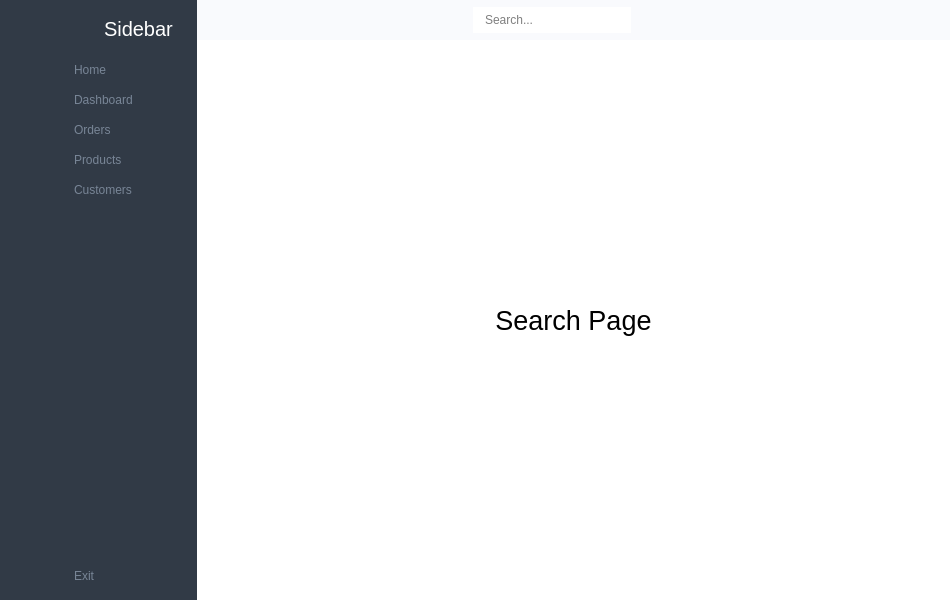
<?xml version="1.0" encoding="UTF-8"?>
<ui version="4.0">
 <class>MainWindow</class>
 <widget class="QMainWindow" name="MainWindow">
  <property name="geometry">
   <rect>
    <x>0</x>
    <y>0</y>
    <width>950</width>
    <height>600</height>
   </rect>
  </property>
  <property name="windowTitle">
   <string>MainWindow</string>
  </property>
  <property name="styleSheet">
   <string notr="true">/*= Style for mainwindow START
  ==================================================== */
	#MainWindow {
		background-color: #fff;
	}
/*= END
  ==================================================== */

/*= Style for button to change menu style START
  ==================================================== */
	#change_btn {
		padding: 5px;
		border: none;
		width: 30px;
		height: 30px;
	}
/*= END
  ==================================================== */

/*= Style for header widget START
  ==================================================== */
	#widget {
		background-color: #f9fafd;
	}
/*= END
  ==================================================== */

/*= Style for menu with icon only START
  ==================================================== */
  	/* style for widget */
	#icon_only_widget {
		background-color: #313a46;
		width:50px;
	}

    /* style for QPushButton and QLabel */
	#icon_only_widget QPushButton, QLabel {
		height:50px;
		border:none;
		/* border-bottom: 1px solid #b0b0b0; */
	}

	#icon_only_widget QPushButton:hover {
		background-color: rgba( 86, 101, 115, 0.5);
	}

	/* style for logo image */
	#logo_label_1 {
		padding: 5px
	}
/*= END
  ==================================================== */

/*= Style for menu with icon and text START
  ==================================================== */
	/* style for widget */
	#full_menu_widget {
		background-color: #313a46;
	}

	/* style for QPushButton */
	#full_menu_widget QPushButton {
		border:none;
		border-radius: 3px;
		text-align: left;
		padding: 8px 0 8px 15px;
		color: #788596;
	}

	#full_menu_widget QPushButton:hover {
		background-color: rgba( 86, 101, 115, 0.5);
	}

	#full_menu_widget QPushButton:checked {
		color: #fff;
	}

	/* style for logo image */
	#logo_label_2 {
		padding: 5px;
		color: #fff;
	}

	/* style for APP title */
	#logo_label_3 {
		padding-right: 10px;
		color: #fff;
	}
/*= END
  ==================================================== */

/*= Style for search button START
  ==================================================== */
	#search_btn {
		border: none;
	}
/*= END
  ==================================================== */

/*= Style for search input START
  ==================================================== */
	#search_input {
		border: none;
		padding: 5px 10px;
	}

	#search_input:focus {
		background-color: #70B9FE;
	}
/*= END
  ==================================================== */

/*= Style for user information button START
  ==================================================== */
	#user_btn {
		border: none;
	}
/*= END
  ==================================================== */</string>
  </property>
  <widget class="QWidget" name="centralwidget">
   <layout class="QGridLayout" name="gridLayout">
    <property name="leftMargin">
     <number>0</number>
    </property>
    <property name="topMargin">
     <number>0</number>
    </property>
    <property name="rightMargin">
     <number>0</number>
    </property>
    <property name="bottomMargin">
     <number>0</number>
    </property>
    <property name="spacing">
     <number>0</number>
    </property>
    <item row="0" column="0">
     <widget class="QWidget" name="icon_only_widget" native="true">
      <layout class="QVBoxLayout" name="verticalLayout_3">
       <property name="spacing">
        <number>0</number>
       </property>
       <property name="leftMargin">
        <number>0</number>
       </property>
       <property name="topMargin">
        <number>0</number>
       </property>
       <property name="rightMargin">
        <number>0</number>
       </property>
       <property name="bottomMargin">
        <number>0</number>
       </property>
       <item>
        <layout class="QHBoxLayout" name="horizontalLayout_3">
         <item>
          <widget class="QLabel" name="logo_label_1">
           <property name="minimumSize">
            <size>
             <width>50</width>
             <height>50</height>
            </size>
           </property>
           <property name="maximumSize">
            <size>
             <width>50</width>
             <height>50</height>
            </size>
           </property>
           <property name="text">
            <string/>
           </property>
           <property name="pixmap">
            <pixmap resource="resource.qrc">:/icon/icon/Logo.png</pixmap>
           </property>
           <property name="scaledContents">
            <bool>true</bool>
           </property>
          </widget>
         </item>
        </layout>
       </item>
       <item>
        <layout class="QVBoxLayout" name="verticalLayout">
         <property name="spacing">
          <number>0</number>
         </property>
         <item>
          <widget class="QPushButton" name="home_btn_2">
           <property name="text">
            <string/>
           </property>
           <property name="icon">
            <iconset resource="resource.qrc">
             <normaloff>:/icon/icon/home-4-32.ico</normaloff>
             <normalon>:/icon/icon/home-4-48.ico</normalon>:/icon/icon/home-4-32.ico</iconset>
           </property>
           <property name="iconSize">
            <size>
             <width>20</width>
             <height>20</height>
            </size>
           </property>
           <property name="checkable">
            <bool>true</bool>
           </property>
           <property name="autoExclusive">
            <bool>true</bool>
           </property>
          </widget>
         </item>
         <item>
          <widget class="QPushButton" name="dashborad_btn_2">
           <property name="text">
            <string/>
           </property>
           <property name="icon">
            <iconset resource="resource.qrc">
             <normaloff>:/icon/icon/dashboard-5-32.ico</normaloff>
             <normalon>:/icon/icon/dashboard-5-48.ico</normalon>:/icon/icon/dashboard-5-32.ico</iconset>
           </property>
           <property name="iconSize">
            <size>
             <width>20</width>
             <height>20</height>
            </size>
           </property>
           <property name="checkable">
            <bool>true</bool>
           </property>
           <property name="autoExclusive">
            <bool>true</bool>
           </property>
          </widget>
         </item>
         <item>
          <widget class="QPushButton" name="orders_btn_1">
           <property name="text">
            <string/>
           </property>
           <property name="icon">
            <iconset resource="resource.qrc">
             <normaloff>:/icon/icon/activity-feed-32.ico</normaloff>
             <normalon>:/icon/icon/activity-feed-48.ico</normalon>:/icon/icon/activity-feed-32.ico</iconset>
           </property>
           <property name="iconSize">
            <size>
             <width>20</width>
             <height>20</height>
            </size>
           </property>
           <property name="checkable">
            <bool>true</bool>
           </property>
           <property name="autoExclusive">
            <bool>true</bool>
           </property>
          </widget>
         </item>
         <item>
          <widget class="QPushButton" name="products_btn_1">
           <property name="text">
            <string/>
           </property>
           <property name="icon">
            <iconset resource="resource.qrc">
             <normaloff>:/icon/icon/product-32.ico</normaloff>
             <normalon>:/icon/icon/product-48.ico</normalon>:/icon/icon/product-32.ico</iconset>
           </property>
           <property name="iconSize">
            <size>
             <width>20</width>
             <height>20</height>
            </size>
           </property>
           <property name="checkable">
            <bool>true</bool>
           </property>
           <property name="autoExclusive">
            <bool>true</bool>
           </property>
          </widget>
         </item>
         <item>
          <widget class="QPushButton" name="client_btn_2">
           <property name="text">
            <string/>
           </property>
           <property name="icon">
            <iconset resource="resource.qrc">
             <normaloff>:/icon/icon/group-32.ico</normaloff>
             <normalon>:/icon/icon/group-48.ico</normalon>:/icon/icon/group-32.ico</iconset>
           </property>
           <property name="iconSize">
            <size>
             <width>20</width>
             <height>20</height>
            </size>
           </property>
           <property name="checkable">
            <bool>true</bool>
           </property>
           <property name="autoExclusive">
            <bool>true</bool>
           </property>
          </widget>
         </item>
        </layout>
       </item>
       <item>
        <spacer name="verticalSpacer">
         <property name="orientation">
          <enum>Qt::Vertical</enum>
         </property>
         <property name="sizeHint" stdset="0">
          <size>
           <width>20</width>
           <height>375</height>
          </size>
         </property>
        </spacer>
       </item>
       <item>
        <widget class="QPushButton" name="exit_btn_2">
         <property name="text">
          <string/>
         </property>
         <property name="icon">
          <iconset resource="resource.qrc">
           <normaloff>:/icon/icon/close-window-64.ico</normaloff>:/icon/icon/close-window-64.ico</iconset>
         </property>
         <property name="iconSize">
          <size>
           <width>20</width>
           <height>20</height>
          </size>
         </property>
        </widget>
       </item>
      </layout>
     </widget>
    </item>
    <item row="0" column="1">
     <widget class="QWidget" name="full_menu_widget" native="true">
      <layout class="QVBoxLayout" name="verticalLayout_4">
       <item>
        <layout class="QHBoxLayout" name="horizontalLayout_2">
         <property name="spacing">
          <number>0</number>
         </property>
         <item>
          <widget class="QLabel" name="main_logo">
           <property name="minimumSize">
            <size>
             <width>40</width>
             <height>40</height>
            </size>
           </property>
           <property name="maximumSize">
            <size>
             <width>40</width>
             <height>40</height>
            </size>
           </property>
           <property name="text">
            <string/>
           </property>
           <property name="pixmap">
            <pixmap resource="resource.qrc">:/icon/icon/Logo.png</pixmap>
           </property>
           <property name="scaledContents">
            <bool>true</bool>
           </property>
          </widget>
         </item>
         <item>
          <widget class="QLabel" name="logo_label_3">
           <property name="font">
            <font>
             <pointsize>15</pointsize>
            </font>
           </property>
           <property name="text">
            <string>Sidebar</string>
           </property>
          </widget>
         </item>
        </layout>
       </item>
       <item>
        <layout class="QVBoxLayout" name="verticalLayout_2">
         <property name="spacing">
          <number>0</number>
         </property>
         <item>
          <widget class="QPushButton" name="home_Btn">
           <property name="text">
            <string>Home</string>
           </property>
           <property name="icon">
            <iconset resource="resource.qrc">
             <normaloff>:/icon/icon/home-4-32.ico</normaloff>
             <normalon>:/icon/icon/home-4-48.ico</normalon>:/icon/icon/home-4-32.ico</iconset>
           </property>
           <property name="iconSize">
            <size>
             <width>14</width>
             <height>14</height>
            </size>
           </property>
           <property name="checkable">
            <bool>true</bool>
           </property>
           <property name="autoExclusive">
            <bool>true</bool>
           </property>
          </widget>
         </item>
         <item>
          <widget class="QPushButton" name="dashborad_btn">
           <property name="text">
            <string>Dashboard</string>
           </property>
           <property name="icon">
            <iconset resource="resource.qrc">
             <normaloff>:/icon/icon/dashboard-5-32.ico</normaloff>
             <normalon>:/icon/icon/dashboard-5-48.ico</normalon>:/icon/icon/dashboard-5-32.ico</iconset>
           </property>
           <property name="iconSize">
            <size>
             <width>14</width>
             <height>14</height>
            </size>
           </property>
           <property name="checkable">
            <bool>true</bool>
           </property>
           <property name="autoExclusive">
            <bool>true</bool>
           </property>
          </widget>
         </item>
         <item>
          <widget class="QPushButton" name="orders_btn_2">
           <property name="text">
            <string>Orders</string>
           </property>
           <property name="icon">
            <iconset resource="resource.qrc">
             <normaloff>:/icon/icon/activity-feed-32.ico</normaloff>
             <normalon>:/icon/icon/activity-feed-48.ico</normalon>:/icon/icon/activity-feed-32.ico</iconset>
           </property>
           <property name="iconSize">
            <size>
             <width>14</width>
             <height>14</height>
            </size>
           </property>
           <property name="checkable">
            <bool>true</bool>
           </property>
           <property name="autoExclusive">
            <bool>true</bool>
           </property>
          </widget>
         </item>
         <item>
          <widget class="QPushButton" name="products_btn_2">
           <property name="text">
            <string>Products</string>
           </property>
           <property name="icon">
            <iconset resource="resource.qrc">
             <normaloff>:/icon/icon/product-32.ico</normaloff>
             <normalon>:/icon/icon/product-48.ico</normalon>:/icon/icon/product-32.ico</iconset>
           </property>
           <property name="iconSize">
            <size>
             <width>14</width>
             <height>14</height>
            </size>
           </property>
           <property name="checkable">
            <bool>true</bool>
           </property>
           <property name="autoExclusive">
            <bool>true</bool>
           </property>
          </widget>
         </item>
         <item>
          <widget class="QPushButton" name="client_btn">
           <property name="text">
            <string>Customers</string>
           </property>
           <property name="icon">
            <iconset resource="resource.qrc">
             <normaloff>:/icon/icon/group-32.ico</normaloff>
             <normalon>:/icon/icon/group-48.ico</normalon>:/icon/icon/group-32.ico</iconset>
           </property>
           <property name="iconSize">
            <size>
             <width>14</width>
             <height>14</height>
            </size>
           </property>
           <property name="checkable">
            <bool>true</bool>
           </property>
           <property name="autoExclusive">
            <bool>true</bool>
           </property>
          </widget>
         </item>
        </layout>
       </item>
       <item>
        <spacer name="verticalSpacer_2">
         <property name="orientation">
          <enum>Qt::Vertical</enum>
         </property>
         <property name="sizeHint" stdset="0">
          <size>
           <width>20</width>
           <height>373</height>
          </size>
         </property>
        </spacer>
       </item>
       <item>
        <widget class="QPushButton" name="exit_btn">
         <property name="text">
          <string>Exit</string>
         </property>
         <property name="icon">
          <iconset resource="resource.qrc">
           <normaloff>:/icon/icon/close-window-64.ico</normaloff>:/icon/icon/close-window-64.ico</iconset>
         </property>
         <property name="iconSize">
          <size>
           <width>14</width>
           <height>14</height>
          </size>
         </property>
        </widget>
       </item>
      </layout>
     </widget>
    </item>
    <item row="0" column="2">
     <widget class="QWidget" name="widget_3" native="true">
      <layout class="QVBoxLayout" name="verticalLayout_5">
       <property name="spacing">
        <number>0</number>
       </property>
       <property name="leftMargin">
        <number>0</number>
       </property>
       <property name="topMargin">
        <number>0</number>
       </property>
       <property name="rightMargin">
        <number>0</number>
       </property>
       <property name="bottomMargin">
        <number>0</number>
       </property>
       <item>
        <widget class="QWidget" name="widget" native="true">
         <property name="minimumSize">
          <size>
           <width>0</width>
           <height>40</height>
          </size>
         </property>
         <layout class="QHBoxLayout" name="horizontalLayout_4">
          <property name="spacing">
           <number>0</number>
          </property>
          <property name="leftMargin">
           <number>0</number>
          </property>
          <property name="topMargin">
           <number>0</number>
          </property>
          <property name="rightMargin">
           <number>9</number>
          </property>
          <property name="bottomMargin">
           <number>0</number>
          </property>
          <item>
           <widget class="QPushButton" name="change_btn">
            <property name="text">
             <string/>
            </property>
            <property name="icon">
             <iconset resource="resource.qrc">
              <normaloff>:/icon/icon/menu-4-32.ico</normaloff>:/icon/icon/menu-4-32.ico</iconset>
            </property>
            <property name="iconSize">
             <size>
              <width>14</width>
              <height>14</height>
             </size>
            </property>
            <property name="checkable">
             <bool>true</bool>
            </property>
           </widget>
          </item>
          <item>
           <spacer name="horizontalSpacer">
            <property name="orientation">
             <enum>Qt::Horizontal</enum>
            </property>
            <property name="sizeHint" stdset="0">
             <size>
              <width>236</width>
              <height>20</height>
             </size>
            </property>
           </spacer>
          </item>
          <item>
           <layout class="QHBoxLayout" name="horizontalLayout">
            <property name="spacing">
             <number>10</number>
            </property>
            <item>
             <widget class="QLineEdit" name="search_input">
              <property name="placeholderText">
               <string>Search...</string>
              </property>
             </widget>
            </item>
            <item>
             <widget class="QPushButton" name="search_btn">
              <property name="text">
               <string/>
              </property>
              <property name="icon">
               <iconset resource="resource.qrc">
                <normaloff>:/icon/icon/search-13-48.ico</normaloff>:/icon/icon/search-13-48.ico</iconset>
              </property>
             </widget>
            </item>
           </layout>
          </item>
          <item>
           <spacer name="horizontalSpacer_2">
            <property name="orientation">
             <enum>Qt::Horizontal</enum>
            </property>
            <property name="sizeHint" stdset="0">
             <size>
              <width>236</width>
              <height>20</height>
             </size>
            </property>
           </spacer>
          </item>
          <item>
           <widget class="QPushButton" name="user_btn">
            <property name="text">
             <string/>
            </property>
            <property name="icon">
             <iconset resource="resource.qrc">
              <normaloff>:/icon/icon/user-48.ico</normaloff>:/icon/icon/user-48.ico</iconset>
            </property>
           </widget>
          </item>
         </layout>
        </widget>
       </item>
       <item>
        <widget class="QStackedWidget" name="stackedWidget">
         <property name="currentIndex">
          <number>5</number>
         </property>
         <widget class="QWidget" name="page">
          <layout class="QGridLayout" name="gridLayout_2">
           <item row="0" column="0">
            <widget class="QLabel" name="label_4">
             <property name="font">
              <font>
               <pointsize>20</pointsize>
              </font>
             </property>
             <property name="text">
              <string>Home Page</string>
             </property>
             <property name="alignment">
              <set>Qt::AlignCenter</set>
             </property>
            </widget>
           </item>
          </layout>
         </widget>
         <widget class="QWidget" name="page_2">
          <layout class="QGridLayout" name="gridLayout_3">
           <item row="0" column="0">
            <widget class="QLabel" name="label_5">
             <property name="font">
              <font>
               <pointsize>20</pointsize>
              </font>
             </property>
             <property name="text">
              <string>Dashboard Page</string>
             </property>
             <property name="alignment">
              <set>Qt::AlignCenter</set>
             </property>
            </widget>
           </item>
          </layout>
         </widget>
         <widget class="QWidget" name="page_3">
          <layout class="QGridLayout" name="gridLayout_4">
           <item row="0" column="0">
            <widget class="QLabel" name="label_6">
             <property name="font">
              <font>
               <pointsize>20</pointsize>
              </font>
             </property>
             <property name="text">
              <string>Orders Page</string>
             </property>
             <property name="alignment">
              <set>Qt::AlignCenter</set>
             </property>
            </widget>
           </item>
          </layout>
         </widget>
         <widget class="QWidget" name="page_4">
          <layout class="QGridLayout" name="gridLayout_5">
           <item row="0" column="0">
            <widget class="QLabel" name="label_7">
             <property name="font">
              <font>
               <pointsize>20</pointsize>
              </font>
             </property>
             <property name="text">
              <string>Product Page</string>
             </property>
             <property name="alignment">
              <set>Qt::AlignCenter</set>
             </property>
            </widget>
           </item>
          </layout>
         </widget>
         <widget class="QWidget" name="page_5">
          <layout class="QGridLayout" name="gridLayout_6">
           <item row="0" column="0">
            <widget class="QLabel" name="label_8">
             <property name="font">
              <font>
               <pointsize>20</pointsize>
              </font>
             </property>
             <property name="text">
              <string>Customers Page</string>
             </property>
             <property name="alignment">
              <set>Qt::AlignCenter</set>
             </property>
            </widget>
           </item>
          </layout>
         </widget>
         <widget class="QWidget" name="page_6">
          <layout class="QGridLayout" name="gridLayout_7">
           <item row="0" column="0">
            <widget class="QLabel" name="label_9">
             <property name="font">
              <font>
               <pointsize>20</pointsize>
              </font>
             </property>
             <property name="text">
              <string>Search Page</string>
             </property>
             <property name="alignment">
              <set>Qt::AlignCenter</set>
             </property>
            </widget>
           </item>
          </layout>
         </widget>
         <widget class="QWidget" name="page_7">
          <layout class="QGridLayout" name="gridLayout_8">
           <item row="0" column="0">
            <widget class="QLabel" name="label_10">
             <property name="font">
              <font>
               <pointsize>20</pointsize>
              </font>
             </property>
             <property name="text">
              <string>User Page</string>
             </property>
             <property name="alignment">
              <set>Qt::AlignCenter</set>
             </property>
            </widget>
           </item>
          </layout>
         </widget>
        </widget>
       </item>
      </layout>
     </widget>
    </item>
   </layout>
  </widget>
 </widget>
 <resources>
  <include location="resource.qrc"/>
  <include location="resource.qrc"/>
 </resources>
 <connections>
  <connection>
   <sender>change_btn</sender>
   <signal>toggled(bool)</signal>
   <receiver>icon_only_widget</receiver>
   <slot>setVisible(bool)</slot>
   <hints>
    <hint type="sourcelabel">
     <x>197</x>
     <y>23</y>
    </hint>
    <hint type="destinationlabel">
     <x>50</x>
     <y>362</y>
    </hint>
   </hints>
  </connection>
  <connection>
   <sender>change_btn</sender>
   <signal>toggled(bool)</signal>
   <receiver>full_menu_widget</receiver>
   <slot>setHidden(bool)</slot>
   <hints>
    <hint type="sourcelabel">
     <x>188</x>
     <y>25</y>
    </hint>
    <hint type="destinationlabel">
     <x>173</x>
     <y>257</y>
    </hint>
   </hints>
  </connection>
  <connection>
   <sender>home_btn_2</sender>
   <signal>toggled(bool)</signal>
   <receiver>home_Btn</receiver>
   <slot>setChecked(bool)</slot>
   <hints>
    <hint type="sourcelabel">
     <x>27</x>
     <y>69</y>
    </hint>
    <hint type="destinationlabel">
     <x>72</x>
     <y>76</y>
    </hint>
   </hints>
  </connection>
  <connection>
   <sender>dashborad_btn_2</sender>
   <signal>toggled(bool)</signal>
   <receiver>dashborad_btn</receiver>
   <slot>setChecked(bool)</slot>
   <hints>
    <hint type="sourcelabel">
     <x>33</x>
     <y>100</y>
    </hint>
    <hint type="destinationlabel">
     <x>67</x>
     <y>99</y>
    </hint>
   </hints>
  </connection>
  <connection>
   <sender>orders_btn_1</sender>
   <signal>toggled(bool)</signal>
   <receiver>orders_btn_2</receiver>
   <slot>setChecked(bool)</slot>
   <hints>
    <hint type="sourcelabel">
     <x>33</x>
     <y>123</y>
    </hint>
    <hint type="destinationlabel">
     <x>69</x>
     <y>125</y>
    </hint>
   </hints>
  </connection>
  <connection>
   <sender>products_btn_1</sender>
   <signal>toggled(bool)</signal>
   <receiver>products_btn_2</receiver>
   <slot>setChecked(bool)</slot>
   <hints>
    <hint type="sourcelabel">
     <x>24</x>
     <y>148</y>
    </hint>
    <hint type="destinationlabel">
     <x>72</x>
     <y>148</y>
    </hint>
   </hints>
  </connection>
  <connection>
   <sender>client_btn_2</sender>
   <signal>toggled(bool)</signal>
   <receiver>client_btn</receiver>
   <slot>setChecked(bool)</slot>
   <hints>
    <hint type="sourcelabel">
     <x>33</x>
     <y>177</y>
    </hint>
    <hint type="destinationlabel">
     <x>67</x>
     <y>172</y>
    </hint>
   </hints>
  </connection>
  <connection>
   <sender>home_Btn</sender>
   <signal>toggled(bool)</signal>
   <receiver>home_btn_2</receiver>
   <slot>setChecked(bool)</slot>
   <hints>
    <hint type="sourcelabel">
     <x>70</x>
     <y>63</y>
    </hint>
    <hint type="destinationlabel">
     <x>41</x>
     <y>60</y>
    </hint>
   </hints>
  </connection>
  <connection>
   <sender>dashborad_btn</sender>
   <signal>toggled(bool)</signal>
   <receiver>dashborad_btn_2</receiver>
   <slot>setChecked(bool)</slot>
   <hints>
    <hint type="sourcelabel">
     <x>160</x>
     <y>99</y>
    </hint>
    <hint type="destinationlabel">
     <x>26</x>
     <y>90</y>
    </hint>
   </hints>
  </connection>
  <connection>
   <sender>orders_btn_2</sender>
   <signal>toggled(bool)</signal>
   <receiver>orders_btn_1</receiver>
   <slot>setChecked(bool)</slot>
   <hints>
    <hint type="sourcelabel">
     <x>143</x>
     <y>112</y>
    </hint>
    <hint type="destinationlabel">
     <x>39</x>
     <y>114</y>
    </hint>
   </hints>
  </connection>
  <connection>
   <sender>products_btn_2</sender>
   <signal>toggled(bool)</signal>
   <receiver>products_btn_1</receiver>
   <slot>setChecked(bool)</slot>
   <hints>
    <hint type="sourcelabel">
     <x>162</x>
     <y>142</y>
    </hint>
    <hint type="destinationlabel">
     <x>43</x>
     <y>144</y>
    </hint>
   </hints>
  </connection>
  <connection>
   <sender>client_btn</sender>
   <signal>toggled(bool)</signal>
   <receiver>client_btn_2</receiver>
   <slot>setChecked(bool)</slot>
   <hints>
    <hint type="sourcelabel">
     <x>162</x>
     <y>163</y>
    </hint>
    <hint type="destinationlabel">
     <x>39</x>
     <y>184</y>
    </hint>
   </hints>
  </connection>
  <connection>
   <sender>exit_btn</sender>
   <signal>clicked()</signal>
   <receiver>MainWindow</receiver>
   <slot>close()</slot>
   <hints>
    <hint type="sourcelabel">
     <x>126</x>
     <y>584</y>
    </hint>
    <hint type="destinationlabel">
     <x>284</x>
     <y>606</y>
    </hint>
   </hints>
  </connection>
  <connection>
   <sender>exit_btn_2</sender>
   <signal>clicked()</signal>
   <receiver>MainWindow</receiver>
   <slot>close()</slot>
   <hints>
    <hint type="sourcelabel">
     <x>34</x>
     <y>592</y>
    </hint>
    <hint type="destinationlabel">
     <x>47</x>
     <y>626</y>
    </hint>
   </hints>
  </connection>
 </connections>
</ui>
